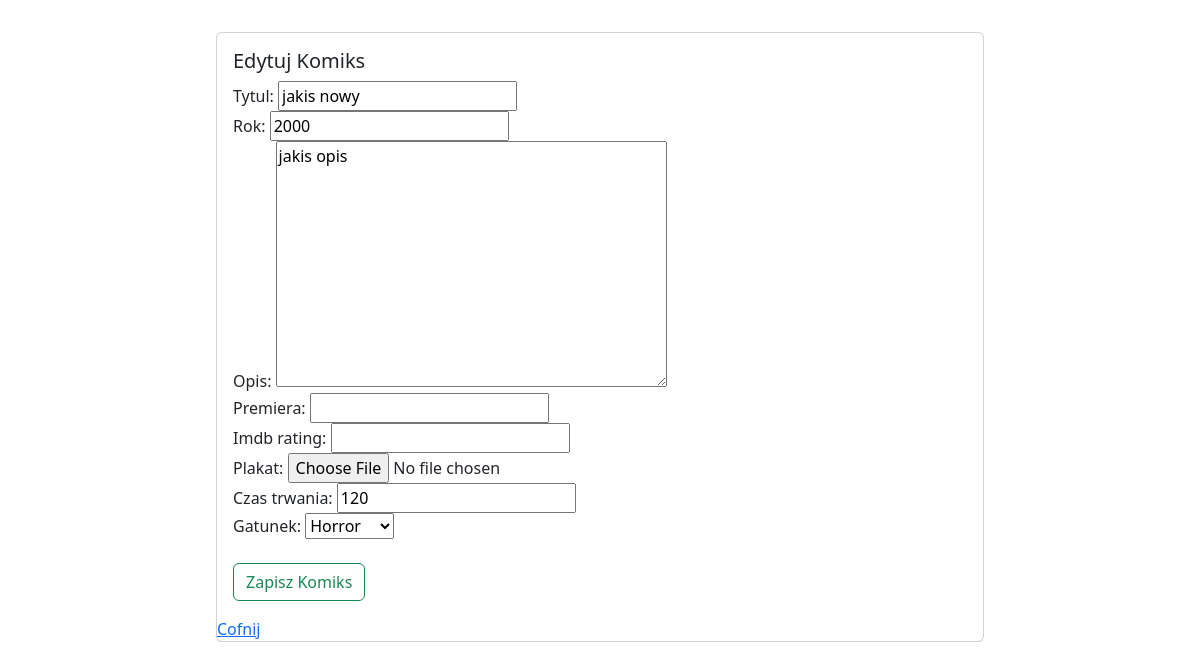
Page /komiksy/edytuj/9/ (signed in) on the committed database.
### komiksyweb/models.py (models this page shows, shortened)
class Komiks(models.Model):
    tytul = models.CharField(max_length=64, blank=False, unique=True)
    rok = models.PositiveSmallIntegerField(default=2000)
    opis = models.TextField(default="")
    premiera = models.DateField(null=True,blank=True)
    imdb_rating = models.DecimalField(max_digits=4, decimal_places=2, null=True,blank=True)
    plakat = models.ImageField(upload_to="Plakaty", null=True, blank=True)
    dodatkowe = models.OneToOneField(DodatkoweInfo, on_delete=models.CASCADE, null=True, blank=True)

class DodatkoweInfo(models.Model):
    GATUNEK = {
        (0, 'Inne'),
        (1, 'Horror'),
        (2, 'Komedia'),
        (3, 'Sci-fi'),
        (4, 'Drama'),
    }
    czas_trwania = models.PositiveSmallIntegerField(default=0)
    gatunek = models.PositiveSmallIntegerField(default=0, choices=GATUNEK)

### komiksyweb/views.py (the view)
# urls.py: path('edytuj/<int:id>/', edytuj_komiks, name = "edytuj_komiks"), #przesłanie do funkcji parametru id
@login_required
def edytuj_komiks(request, id):     #parametr id pochodzi z urls
    komiks = get_object_or_404(Komiks, pk=id) #READ - pobranie rekordu z bazy w celu edycji
    try:
        dodatkowe = DodatkoweInfo.objects.get(komiks=komiks.id)
    except DodatkoweInfo.DoesNotExist:
        dodatkowe = None
    form_komiks = KomiksForm(request.POST or None, request.FILES or None, instance=komiks)
    form_dodatkowe = DodatkoweInfoForm(request.POST or None, instance=dodatkowe)
    if all((form_komiks.is_valid(), form_dodatkowe.is_valid())):
        komiks = form_komiks.save(commit=False)
        dodatkowe = form_dodatkowe.save()
        komiks.dodatkowe = dodatkowe
        komiks.save()
        return redirect(wszystkie_komiksy)
    return render(request,'komiks_form.html',{'form':form_komiks,'form_dodatkowe': form_dodatkowe, 'nowy': False})

### komiksyweb/forms.py
class KomiksForm(ModelForm):
    class Meta:
        model = Komiks
        fields = ['tytul','rok','opis','premiera','imdb_rating','plakat']

class DodatkoweInfoForm(ModelForm):
    class Meta:
        model = DodatkoweInfo
        fields = ['czas_trwania','gatunek']

### templates/komiks_form.html (shortened to what this page needs)
{% extends 'glowny.html' %}
{% load bootstrap %}
{% block strona %}
        <div class="card mx-auto" style="width: 48rem;">
          <div class="card-body">
            {% if  nowy %}
                <h5 class="card-title">Nowy Komiks</h5>
            {% else %}
                <h5 class="card-title">Edytuj Komiks</h5>
            {% endif %}
                <form method="post" enctype="multipart/form-data">
                    {{form|bootstrap}}
                    {{form_dodatkowe|bootstrap}}
                    <br>
                        {% if  nowy %}
                            <button type="submit" class="btn btn-outline-success">Dodaj Komiks</button>
                        {% else %}
                            <button type="submit" class="btn btn-outline-success">Zapisz Komiks</button>
                        {% endif %}
                </form>
          </div>
            <a href="{% url 'wszystkie_komiksy' %}">Cofnij</a>
        </div>
{% endblock %}

### moje_static/moj.css (style rules this page uses)
body { padding: 2rem; }

### rows in the picture
Komiks: tytul "jakis nowy", rok "2000", opis "jakis opis"
DodatkoweInfo: czas_trwania "120", gatunek "Horror"
